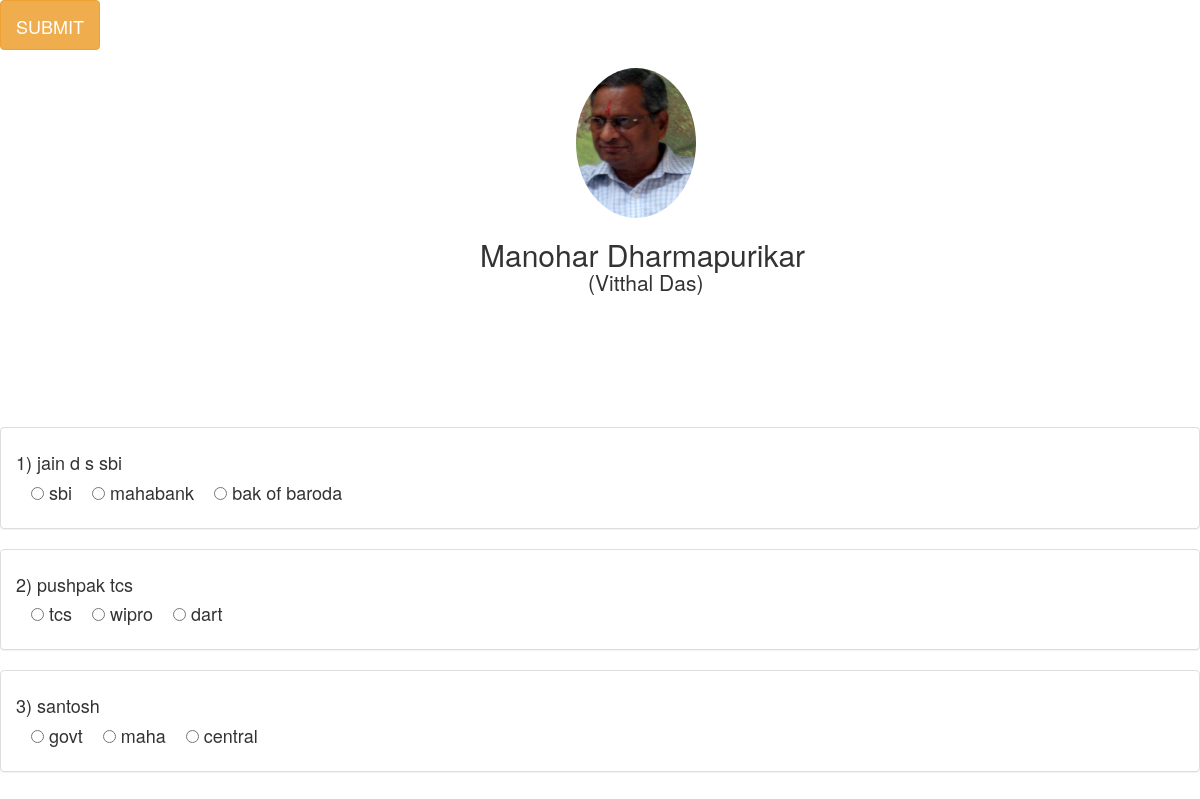
The page /PHP/test2.php on the database its author committed.
### tables this page shows
CREATE TABLE `question_ans_table` (
  `question` varchar(2000) DEFAULT NULL,
  `option_a` text,
  `option_b` text,
  `option_c` text,
  `answer` text,
  `id` int(5) NOT NULL,
  `date1` text NOT NULL,
  `start_exam` int(2) NOT NULL
);

### PHP/test2.php (the view, shortened to what this page needs)
<html>
<head>
  <link rel="stylesheet" href="https://maxcdn.bootstrapcdn.com/bootstrap/3.3.7/css/bootstrap.min.css">
<div class="jumbotron" style="background-color:#FFF">
<img src="../IMAGES/md.jpg"  class="img-circle" style="margin-left:48%;margin-top:20px;" width="20%;" height="150px;">
<div class="caption" style="margin-left:40%;">
 <h2> Manohar Dharmapurikar<p style="margin-left:15%;">(Vitthal Das)</p>
    </h2>
</div>
</div>
 <form action="submit_question.php" method="POST">
<br>
<br>
<nav class="navbar navbar-inverse navbar-fixed-top">
  <div class="container-fluid">
    <div class="navbar-header" >
      <center><input type="submit" class="btn btn-warning navbar-brand pull-right"  value="SUBMIT"></input></center>
    </div>
  </div>
</nav>
</head>
  <body >
        <?php
       $i=0;
        $sql=sprintf("select * from `question_ans_table` where `start_exam`='1'");
        $result=mysql_query($sql);
        $count=mysql_num_rows($result);
        if($count>0){
            while($row=mysql_fetch_assoc($result)){
                $i++;
        echo'
			 <div class="panel panel-default">
  <div class="panel-body">
  <h4>
                 '.$i.') '. $row['question'] .'
		</h4>
<h4>
              &nbsp&nbsp <input type="radio" name="question'.$i.'" value="'.$row["option_a"].'" id="'.$i.'"> '.$row["option_a"].'
              &nbsp&nbsp  <input type="radio" name="question'.$i.'" value="'.$row["option_b"].'" id="'.$i.'"> '.$row["option_b"].'
              &nbsp&nbsp   <input type="radio" name="question'.$i.'" value="'.$row["option_c"].'" id="'.$i.'"> '.$row["option_c"].'
              &nbsp&nbsp
	</h4>
        </div>
            </div>
        ';
            }
             }
        else{
			echo '<div class="alert alert-warning" style="text-align:center;">
            Sorry no questions found
            </div>
            ';
			}
        ?>
  </body>
  </html>

### PHP/test2.php (style rules this page uses)
.navbar { margin-bottom: 0; background-color: #fff; z-index: 9999; border: 0; font-size: 12px !important; line-height: 1.42857143 !important; letter-spacing: 4px; border-radius: 0; optacity }
.navbar li a, .navbar .navbar-brand { color: #fff !important; }
.navbar-brand { float:right!important; height:50px; padding:15px 15px; font-size:18px; line-height:20px; margin-left:-15px }
@media screen and (min-width:768px) { .navbar>.container .navbar-brand,.navbar>.container-fluid .navbar-brand { margin-left:-15px } }
.navbar-brand { color:#777 }
@media screen and (min-width:400px) { .img-circle { width:20%; border-radius:100% } }
@media screen and (min-width:600px) { .img-circle { border-radius:100% } }
@media screen and (min-width:1200px) { .img-circle { width:10%; border-radius:100% } }

### rows shown on the page
question_ans_table: question "jain d s sbi", option_a "sbi", option_b "mahabank", option_c "bak of baroda"
question_ans_table: question "pushpak tcs", option_a "tcs", option_b "wipro", option_c "dart"
question_ans_table: question "santosh", option_a "govt", option_b "maha", option_c "central"
